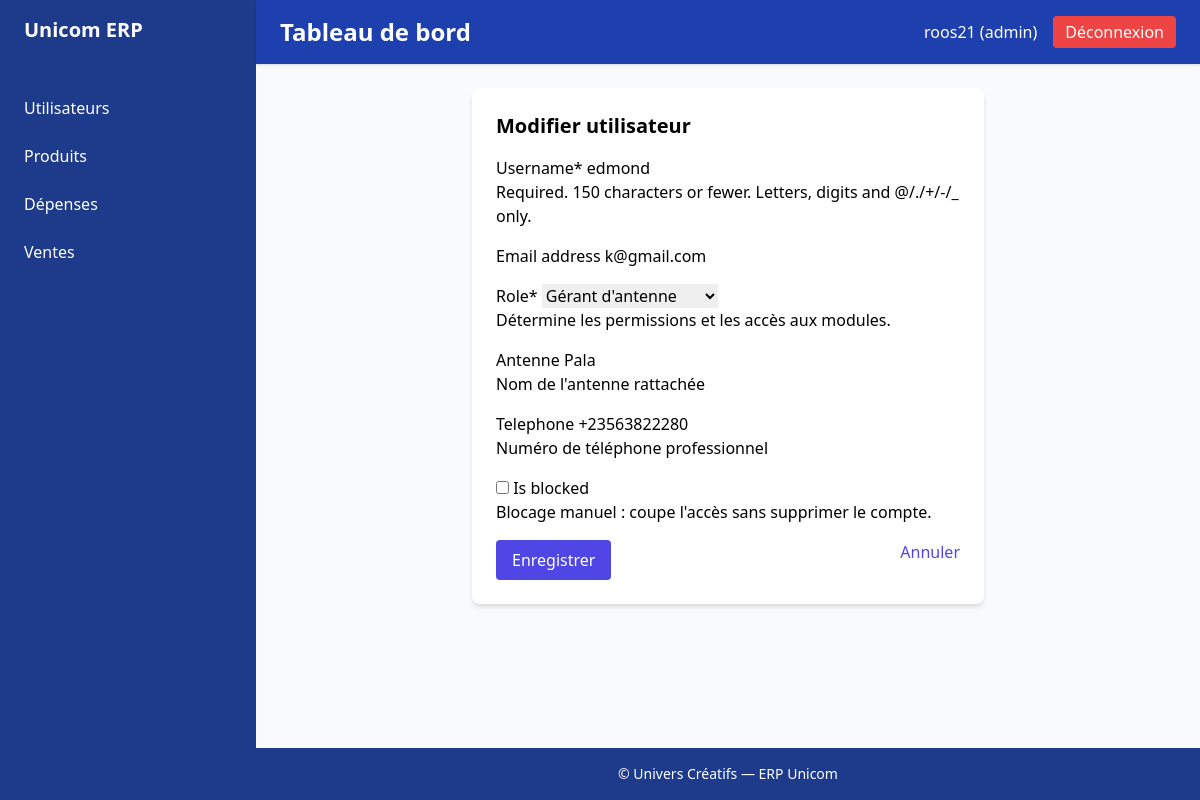
The page /accounts/users/2/update/ (signed in) on the database its author committed.
### accounts/models.py (models this page shows, shortened)
class User(AbstractUser, PermissionsMixin, SoftDeleteMixin):
    class Role(models.TextChoices):
        GERANT = "gerant", "Gérant d'antenne"
        ADMIN = "admin", "Admin central"
        DIRECTEUR = "directeur", "Directeur"
        SUPERVISEUR = "superviseur", "Superviseur régional"
    role = models.CharField(
        max_length=20,
        choices=Role.choices,
        default=Role.GERANT,
        help_text="Détermine les permissions et les accès aux modules."
    )
    antenne = models.CharField(
        max_length=255,
        blank=True,
        null=True,
        help_text="Nom de l'antenne rattachée"
    )
    telephone = models.CharField(
        max_length=20,
        blank=True,
        null=True,
        help_text="Numéro de téléphone professionnel"
    )
    is_blocked = models.BooleanField(
        default=False,
        help_text="Blocage manuel : coupe l'accès sans supprimer le compte."
    )
    date_creation = models.DateTimeField(
        auto_now_add=True,
        help_text="Date de création du compte"
    )
    date_derniere_connexion = models.DateTimeField(
        blank=True,
        null=True,
        help_text="Dernière connexion réussie"
    )
    groups = models.ManyToManyField(
        'auth.Group',
        related_name='accounts_user_set',
        related_query_name='accounts_user',
        blank=True,
        help_text='Groupes de permissions de l’utilisateur.'
    )
    user_permissions = models.ManyToManyField(
        'auth.Permission',
        related_name='accounts_user_set',
        related_query_name='accounts_user',
        blank=True,
        help_text='Permissions spécifiques de l’utilisateur.'
    )

### accounts/decorators.py (the view)
        def wrapper(request, *args, **kwargs):
            if not request.user.is_authenticated:
                return redirect("accounts:login")  # Redirige l'utilisateur vers la page de login si non authentifié
            if request.user.role not in roles:
                messages.error(request, "Vous n'avez pas la permission d'accéder à cette page.")
                return redirect("accounts:no_permission")  # Redirige vers une page d'absence de permission
            return view_func(request, *args, **kwargs)

### accounts/forms.py
class UserUpdateForm(UserChangeForm):
    password = None  # On gère le changement de mot de passe séparément
    class Meta:
        model = User
        fields = ['username', 'email', 'role', 'antenne', 'telephone', 'is_blocked']
    def __init__(self, *args, **kwargs):
        super().__init__(*args, **kwargs)
        self.helper = FormHelper()
        self.helper.form_method = 'post'
        self.helper.add_input(Submit('submit', 'Enregistrer', css_class='bg-indigo-600 hover:bg-indigo-700 text-white py-2 px-4 rounded'))

### accounts/templatetags/auth_extras.py (called while the page is built)
@register.simple_tag
def role_permissions(role):
    return ROLE_PERMISSIONS.get(role, set())

### accounts/views.py (called while the page is built)
@login_required
@role_required('admin')
def user_update(request, pk):
    user = get_object_or_404(User, pk=pk)
    form = UserUpdateForm(request.POST or None, instance=user)
    if request.method == 'POST' and form.is_valid():
        form.save()
        messages.success(request, "Utilisateur mis à jour")
        return redirect('accounts:user_list')
    return render(request, 'accounts/user_form.html', {'form': form, 'title': 'Modifier utilisateur'})

### templates/accounts/user_form.html (shortened to what this page needs)
{% extends "base.html" %}
{% load crispy_forms_tags %}
{% block content %}
<div class="max-w-lg mx-auto bg-white shadow-md rounded-lg p-6">
    <h2 class="text-xl font-bold mb-4">{{ title }}</h2>
    <form method="post" class="space-y-4">
        {{ form|crispy }}
        <div class="flex justify-between">
            <button type="submit" class="bg-indigo-600 text-white px-4 py-2 rounded hover:bg-indigo-700 transition">
                Enregistrer
            </button>
            <a href="{% url 'accounts:user_list' %}" class="text-indigo-600 hover:underline">Annuler</a>
        </div>
    </form>
</div>
{% endblock %}

### templates/base.html (shortened to what this page needs)
{% load auth_extras %}
{% load static %}
<!DOCTYPE html>
<html lang="fr">
  <head>
    <script src="https://cdn.tailwindcss.com"></script>
  </head>
  <body class="bg-gray-50 flex min-h-screen">
    <aside class="w-64 bg-blue-900 text-white flex-shrink-0">
        {% include 'nav/navbar.html' %}
    </aside>
    <div class="flex-1 flex flex-col">
      <header class="bg-blue-800 text-white shadow px-6 py-4 flex justify-between items-center">
        <h1 class="text-2xl font-semibold">
          {% block page_title %}
            Tableau de bord
          {% endblock %}
        </h1>
        <div class="flex items-center space-x-4">
          {% if user.is_authenticated %}
            <span class="font-medium">{{ user.username }} ({{ user.role }})</span>
            <a href="{% url 'accounts:logout' %}" class="px-3 py-1 bg-red-500 hover:bg-red-600 rounded">Déconnexion</a>
          {% endif %}
        </div>
      </header>
      <main class="flex-1 p-6 overflow-auto">
        {% block content %}
        {% endblock %}
      </main>
      <footer class="bg-blue-900 text-white text-center py-4 text-sm">&copy; {{ now.year }} Univers Créatifs — ERP Unicom</footer>
    </div>
  </body>
</html>

### rows shown on the page
User: username "roos21", role "admin"
User: username "edmond", email "k@gmail.com", role "Gérant d'antenne", antenne "Pala", telephone "+23563822280"

### other values the page prints
{{ title }} "Modifier utilisateur"
